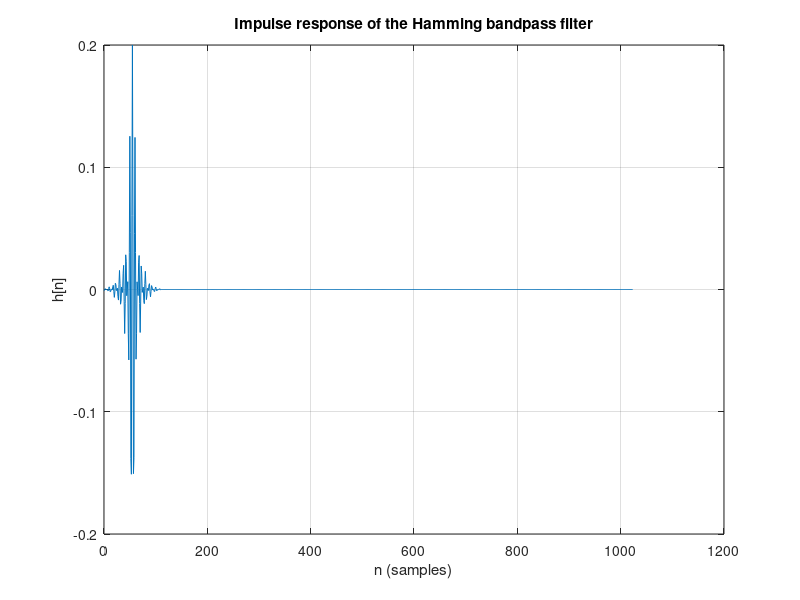
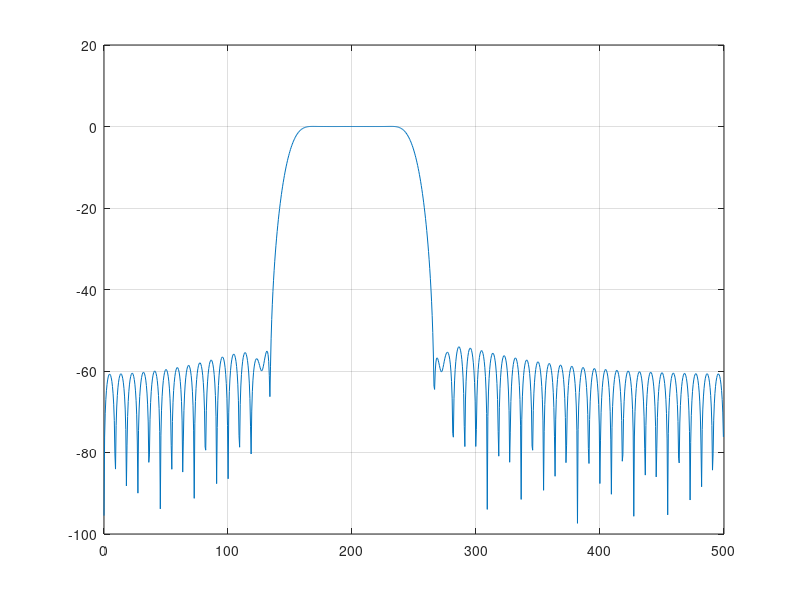

MATLAB code for these plots, in order: (Note: this script raises an error after producing the figures.)
%% EXERCISE 2

clc; clear all;
close all;

%% Bandpass

fprintf('Bandpass: Hamming\n')
fs = 1e3;
%from table -> min attenuation: 50 dB -> Hamming
trans_band = 30;
trans_band_norm = trans_band/(fs)*2*pi;
N = ceil(6.6*pi/trans_band_norm);
fprintf('The number of points is %d.\n', N)

f_cent = 200;
passband_length = 70;

Wp = [f_cent - passband_length/2, f_cent + passband_length/2]/(fs)*2*pi;
Ws = [f_cent - passband_length/2 - trans_band, f_cent + passband_length/2 + trans_band]/(fs)*2*pi;
fc_norm = (Wp + Ws)/(2*2*pi);

fprintf('The normalized (with respect to f_s) cutoff frequencies are %.2f and %.2f.\n\n', fc_norm)

n = 0:(N-1);
w_Hamming = 0.54 - 0.46*cos(2*pi*n/(N-1));
df = fs/N;
f = -fs/2:df:fs/2-df;

M = ceil((N-1)/2);

h_id = 2*fc_norm(2)*sinc(2*fc_norm(2)*(n-M)) - 2*fc_norm(1)*sinc(2*fc_norm(1)*(n-M)); 
h = h_id.*w_Hamming;

imp_res = impz(h,1,1024, fs);
[H, f] = freqz(imp_res, 1, 1024, fs);
n_imp = 0:length(imp_res)-1;

figure
plot(n_imp, imp_res)
grid on
xlabel('n (samples)')
ylabel('h[n]')
title('Impulse response of the Hamming bandpass filter')
%saveas(gcf, 'dataes2/impres.png');

figure
plot(f, 20*log10(abs(H)))
grid on
hold on
xline(fc_norm(1)*fs, '--r', 'LineWidth', 1.2)
xline(fc_norm(2)*fs, '--r', 'LineWidth', 1.2)
xline(165, ':k', 'LineWidth', 1.2)
xline(235, ':k', 'LineWidth', 1.2)
xline(135, ':k', 'LineWidth', 1.2)
xline(265, ':k', 'LineWidth', 1.2)
xlabel('f [Hz]')
ylabel('|H(f)|^2_{dB}')
title('Frequency response of the Hamming bandpass filter')
%saveas(gcf, 'dataes2/freqres.png');



%% Bandstop

fprintf('Bandstop: Blackman\n')
%from table -> min attenuation: 70 dB -> Blackman
trans_band = 40;
trans_band_norm = trans_band/(fs)*2*pi;
N = ceil(11*pi/trans_band_norm);
fprintf('The number of points is %d.\n', N)

Wp = [0, 255, 395, 500]/(fs)*2*pi;
Ws = [295, 355]/(fs)*2*pi;
fc_norm = (Wp(2:3) + Ws)/(2*2*pi);

fprintf('The normalized (with respect to f_s) cutoff frequencies are %.2f and %.2f.\n', fc_norm)

n = 0:(N-1);
w_Blackman = 0.42 - 0.5*cos(2*pi*n/(N-1)) + 0.08*cos(4*pi*n/(N-1));

df = fs/N;
f = -fs/2:df:fs/2-df;
f_cent_norm = 250/(fs/2);

M = ceil((N-1)/2);

h_id = (n==M) - (2*fc_norm(2)*sinc(2*fc_norm(2)*(n-M)) - 2*fc_norm(1)*sinc(2*fc_norm(1)*(n-M))); 
h = h_id.*w_Blackman;

imp_res = impz(h,1, 1024, fs);
[H, f] = freqz(imp_res, 1, 1024, fs);
n_imp = 0:length(imp_res)-1;

figure
plot(n_imp, imp_res)
grid on
xlabel('n (samples)')
ylabel('h[n]')
title('Impulse response of the Blackman bandstop filter')
%saveas(gcf, 'dataes2/impresstop.png');


figure
plot(f, 20*log10(abs(H)))
grid on
hold on
xline(fc_norm(1)*fs, '--r', 'LineWidth', 1.2)
xline(fc_norm(2)*fs, '--r', 'LineWidth', 1.2)
xline(255, ':k', 'LineWidth', 1.2)
xline(395, ':k', 'LineWidth', 1.2)
xline(355, ':k', 'LineWidth', 1.2)
xline(295, ':k', 'LineWidth', 1.2)
xlabel('f [Hz]')
ylabel('|H(f)|^2_{dB}')
title('Frequency response of the Blackman bandstop filter')
%saveas(gcf, 'dataes2/freqresstop.png');

%% Kaiser

% HIGH-PASS KAISER
As = 40;
Bt = 200;
fc = 1.6e3;
fs = 4e3;
Wp = (fc+Bt/2)/(fs)*2*pi;
Ws = (fc-Bt/2)/(fs)*2*pi;

beta = 0.5842*(As-21)^0.4 + 0.07886*(As-21);

N = ceil((As-8)/(2.285*(abs(Wp-Ws))));

[Bk_1, N, beta]  = my_Kaiser_filter(As, Bt, fs, fc, '-hp');
b1= fir1(N-1, fc/(fs/2), kaiser(N, beta), 'high');

[H1, ~] = freqz(Bk_1, 1, 1024, fs);

[H2, f] = freqz(b1, 1, 1024, fs);


figure
plot(f, 20*log10(abs(H1)))
grid on
hold on
plot(f, 20*log10(abs(H2)), "--r")
xlabel('f [Hz]')
ylabel('|H(f)|^2_{dB}')
legend('my\_Kaiser\_filter', 'fir1', 'Location', 'northwest')
title('Comparison between frequency responses')
%saveas(gcf, 'dataes2/comphigh.png');


% BAND-PASS KAISER
As = 60;
Bt = 100;
fc = [800, 1.2e3];

Wp = (fc+[+Bt/2, -Bt/2])/(fs)*2*pi;
Ws = ([0, fc(1)-Bt/2, fc(2)+Bt/2, fs/2])/(fs)*2*pi;

beta = 0.1102*(As-8.7);

N = ceil((As-8)/(2.285*(abs(Wp(1)-Ws(2)))));

[Bk_1, N_1, beta_1]  = my_Kaiser_filter(As, Bt, fs, fc, '-bp');
b1=fir1(N-1, fc/(fs/2), kaiser(N, beta), 'bandpass');

[H1, ~] = freqz(Bk_1, 1, 1024, fs);

[H2, f] = freqz(b1, 1, 1024, fs);


figure
plot(f, 20*log10(abs(H1)))
grid on
hold on
plot(f, 20*log10(abs(H2)), "--r")
xlabel('f [Hz]')
ylabel('|H(f)|^2_{dB}')
legend('my\_Kaiser\_filter', 'fir1')
title('Comparison between frequency responses')
%saveas(gcf, 'dataes2/compband.png');
